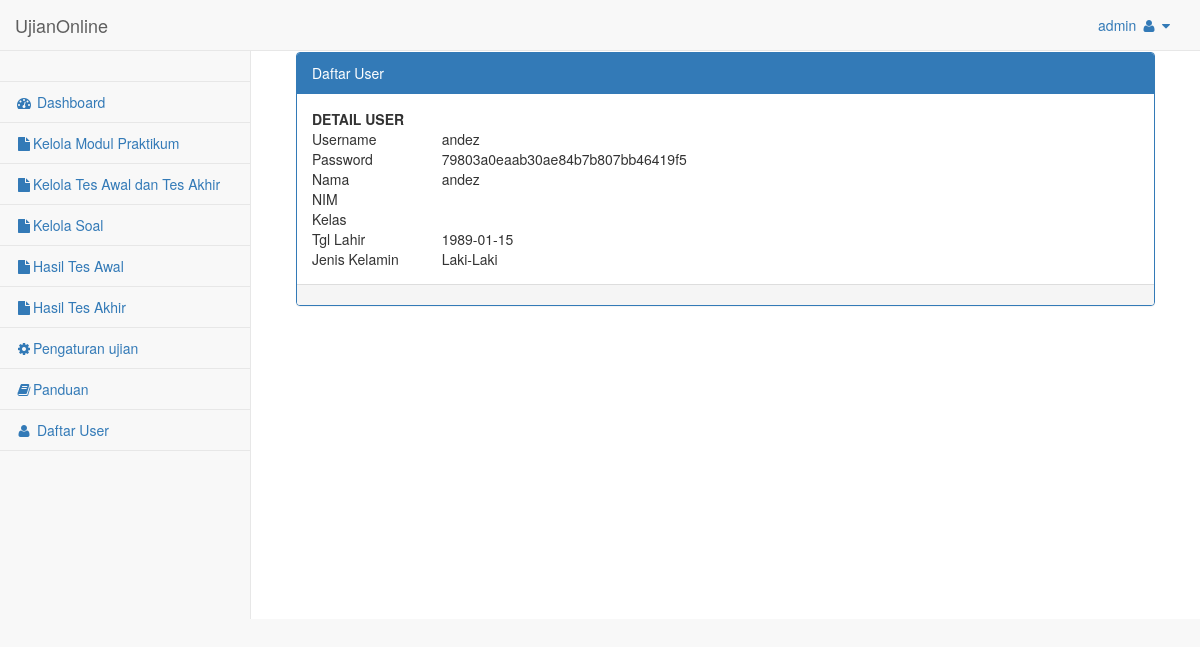
The page /admin/media.php?module=users&act=lihat&id=62 (signed in) on the database its author committed.
### tables this page shows
CREATE TABLE `tbl_user` (
  `id_user` int(11) NOT NULL,
  `username` varchar(40) NOT NULL,
  `password` varchar(100) NOT NULL,
  `nama` text NOT NULL,
  `tgl_lahir` varchar(30) NOT NULL,
  `jk` varchar(20) NOT NULL,
  `agama` varchar(40) NOT NULL,
  `kwgn` varchar(40) NOT NULL,
  `nama_ayah` varchar(40) NOT NULL,
  `nama_ibu` varchar(40) NOT NULL,
  `pekerjaan_ayah` varchar(40) NOT NULL,
  `pekerjaan_ibu` varchar(40) NOT NULL,
  `sekolah_asal` varchar(50) NOT NULL,
  `telp` varchar(13) NOT NULL,
  `alamat` text NOT NULL,
  `statusaktif` enum('Y','N') NOT NULL DEFAULT 'Y'
);

### admin/modul/mod_users/users.php (the view, shortened to what this page needs)
        <div id="page-wrapper">
            <div class="container-fluid">
                <div class="row">
                    <div class="col-lg-12">
                    </div>
                </div>
                <div class="row">
                    <div class="col-lg-12">
                    <div class="panel panel-primary">
                        <div class="panel-heading">
                            Daftar User
                        </div>
                        <div class="panel-body">
<?php
switch($_GET[act]){
  case "lihat":
       $tampil = mysqli_query($config,"SELECT * FROM tbl_user WHERE id_user='$_GET[id]'");
    $t=mysqli_fetch_array($tampil);
    echo "
  <table width='60%'>
    <tr><th colspan=2 align='center'>DETAIL USER</th></tr>
    <tr><td>Username</td><td>$t[username]</td></tr>
    <tr><td>Password</td><td>$t[password]</td></tr>
    <tr><td>Nama</td><td>$t[nama]</td></tr>
    <tr><td>NIM</td><td>$t[nim]</td></tr>
    <tr><td>Kelas</td><td>$t[kelas]</td></tr>
    <tr><td>Tgl Lahir </td><td>$t[tgl_lahir]</td></tr>
    <tr><td>Jenis Kelamin </td><td>$t[jk]</td> </tr>
  </table>";
  break;
}
?>
                        </div>
                        <div class="panel-footer">
                        </div>
                    </div>
                    </div>
                </div>
            </div>
        </div>

### rows shown on the page
tbl_user: username "andez", password "79803a0eaab30ae84b7b807bb46419f5", nama "andez", tgl_lahir "1989-01-15", jk "Laki-Laki"

### other values the page prints
$_SESSION[username] "admin"
